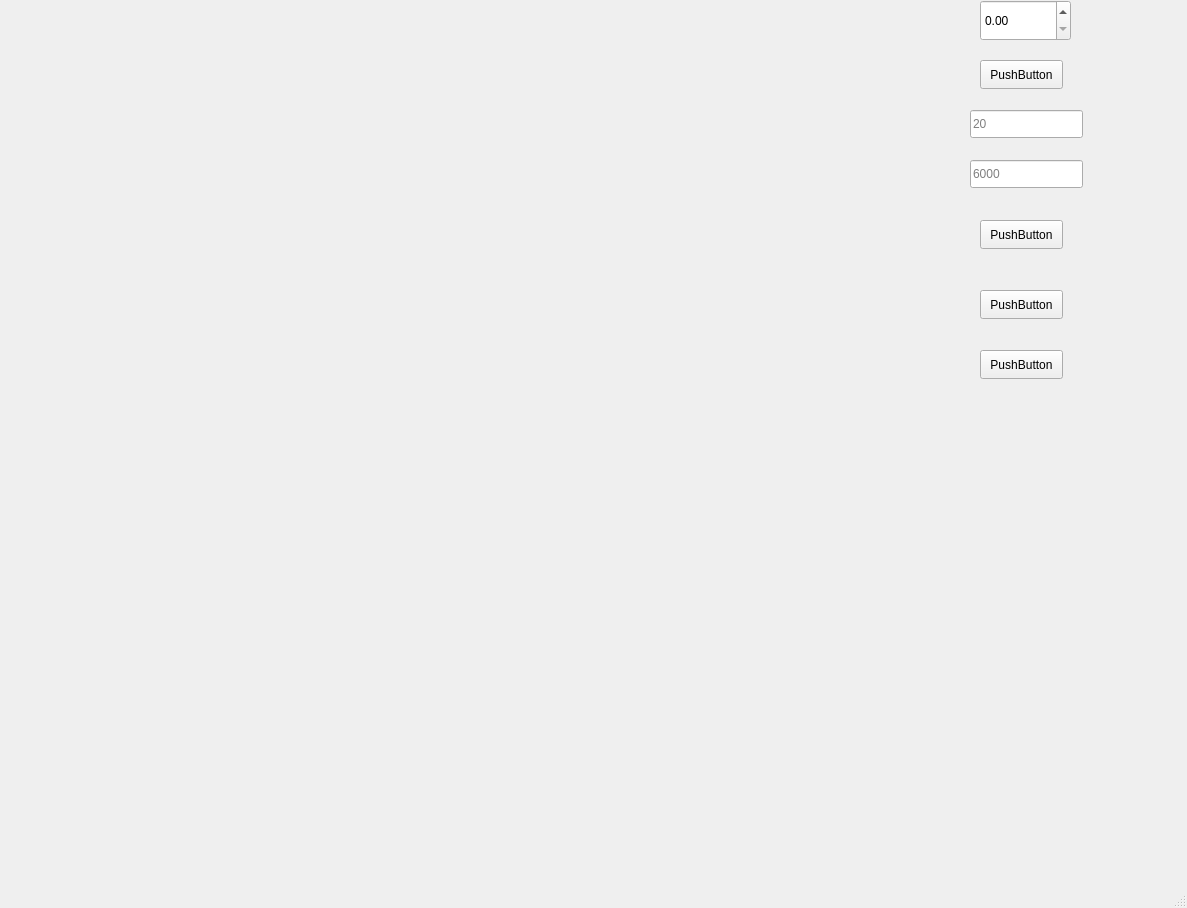
<?xml version="1.0" encoding="UTF-8"?>
<ui version="4.0">
 <class>MainWindow</class>
 <widget class="QMainWindow" name="MainWindow">
  <property name="geometry">
   <rect>
    <x>0</x>
    <y>0</y>
    <width>1187</width>
    <height>908</height>
   </rect>
  </property>
  <property name="windowTitle">
   <string>MainWindow</string>
  </property>
  <widget class="QWidget" name="centralwidget">
   <widget class="QPushButton" name="pushButton">
    <property name="geometry">
     <rect>
      <x>980</x>
      <y>60</y>
      <width>83</width>
      <height>29</height>
     </rect>
    </property>
    <property name="text">
     <string>PushButton</string>
    </property>
   </widget>
   <widget class="QWidget" name="verticalLayoutWidget">
    <property name="geometry">
     <rect>
      <x>0</x>
      <y>20</y>
      <width>941</width>
      <height>341</height>
     </rect>
    </property>
    <layout class="QVBoxLayout" name="verticalLayout"/>
   </widget>
   <widget class="QDoubleSpinBox" name="doubleSpinBox">
    <property name="geometry">
     <rect>
      <x>980</x>
      <y>0</y>
      <width>91</width>
      <height>41</height>
     </rect>
    </property>
   </widget>
   <widget class="QWidget" name="verticalLayoutWidget_2">
    <property name="geometry">
     <rect>
      <x>20</x>
      <y>380</y>
      <width>931</width>
      <height>371</height>
     </rect>
    </property>
    <layout class="QVBoxLayout" name="verticalLayout_2"/>
   </widget>
   <widget class="QLineEdit" name="lineEdit">
    <property name="geometry">
     <rect>
      <x>970</x>
      <y>110</y>
      <width>113</width>
      <height>28</height>
     </rect>
    </property>
    <property name="sizePolicy">
     <sizepolicy hsizetype="Expanding" vsizetype="Fixed">
      <horstretch>2</horstretch>
      <verstretch>0</verstretch>
     </sizepolicy>
    </property>
    <property name="font">
     <font>
      <stylestrategy>PreferDefault</stylestrategy>
      <hintingpreference>PreferFullHinting</hintingpreference>
     </font>
    </property>
    <property name="placeholderText">
     <string>20</string>
    </property>
   </widget>
   <widget class="QLineEdit" name="lineEdit_2">
    <property name="geometry">
     <rect>
      <x>970</x>
      <y>160</y>
      <width>113</width>
      <height>28</height>
     </rect>
    </property>
    <property name="placeholderText">
     <string>6000</string>
    </property>
   </widget>
   <widget class="QPushButton" name="ZoomIn">
    <property name="geometry">
     <rect>
      <x>980</x>
      <y>220</y>
      <width>83</width>
      <height>29</height>
     </rect>
    </property>
    <property name="text">
     <string>PushButton</string>
    </property>
   </widget>
   <widget class="QPushButton" name="Zoomout">
    <property name="geometry">
     <rect>
      <x>980</x>
      <y>290</y>
      <width>83</width>
      <height>29</height>
     </rect>
    </property>
    <property name="text">
     <string>PushButton</string>
    </property>
   </widget>
   <widget class="QPushButton" name="axis">
    <property name="geometry">
     <rect>
      <x>980</x>
      <y>350</y>
      <width>83</width>
      <height>29</height>
     </rect>
    </property>
    <property name="text">
     <string>PushButton</string>
    </property>
   </widget>
  </widget>
  <widget class="QMenuBar" name="menubar">
   <property name="geometry">
    <rect>
     <x>0</x>
     <y>0</y>
     <width>1187</width>
     <height>25</height>
    </rect>
   </property>
  </widget>
  <widget class="QStatusBar" name="statusbar"/>
 </widget>
 <resources/>
 <connections/>
</ui>
